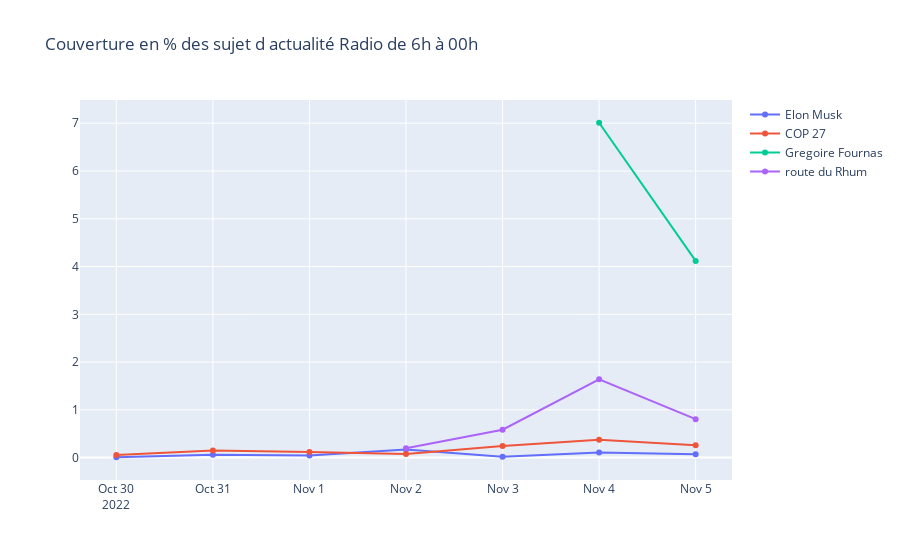

The cell this chart's notebook holds for it:
### Code cell
data_to_use = data_at_pick_hours_6_10[data_at_pick_hours_6_10.channel_name.isin(top_channels_radio )].copy()
data_percentage_elon = get_percentage_per_day(data_to_use[(data_to_use.keyword == 'elonmusk')])
data_percentage_cop27 = get_percentage_per_day(data_to_use[(data_to_use.keyword == 'cop27')])
data_percentage_routeduRhum = get_percentage_per_day(data_to_use[(data_to_use.keyword == 'routeduRhum')])
data_percentage_gregoirefournas = get_percentage_per_day(data_to_use[(data_to_use.keyword == 'gregoirefournas')])


fig = go.Figure()
fig.add_trace(go.Scatter(y=data_percentage_elon, x=data_percentage_elon.index, name='Elon Musk'))
fig.add_trace(go.Scatter(y=data_percentage_cop27, x=data_percentage_cop27.index, name='COP 27'))
fig.add_trace(go.Scatter(y=data_percentage_gregoirefournas, x=data_percentage_gregoirefournas.index, name='Gregoire Fournas'))
fig.add_trace(go.Scatter(y=data_percentage_routeduRhum, x=data_percentage_routeduRhum.index, name='route du Rhum'))
fig.update_layout(title='Couverture en % des sujet d actualité Radio de 6h à 00h')
fig.show()

### Figure 1 — Plotly figure (JSON) as saved in the notebook; plotly's stock layout.template omitted (floating-point values rounded to 4 significant figures)
{"data": [{"name": "Elon Musk", "x": ["2022-10-30T00:00:00", "2022-10-31T00:00:00", "2022-11-01T00:00:00", "2022-11-02T00:00:00", "2022-11-03T00:00:00", "2022-11-04T00:00:00", "2022-11-05T00:00:00"], "y": [0.007716, 0.05787, 0.0463, 0.1698, 0.01929, 0.108, 0.06944], "type": "scatter"}, {"name": "COP 27", "x": ["2022-10-30T00:00:00", "2022-10-31T00:00:00", "2022-11-01T00:00:00", "2022-11-02T00:00:00", "2022-11-03T00:00:00", "2022-11-04T00:00:00", "2022-11-05T00:00:00"], "y": [0.05342, 0.1496, 0.1175, 0.07479, 0.2457, 0.3739, 0.2564], "type": "scatter"}, {"name": "Gregoire Fournas", "x": ["2022-11-04T00:00:00", "2022-11-05T00:00:00"], "y": [7.01, 4.118], "type": "scatter"}, {"name": "route du Rhum", "x": ["2022-11-02T00:00:00", "2022-11-03T00:00:00", "2022-11-04T00:00:00", "2022-11-05T00:00:00"], "y": [0.1944, 0.5833, 1.639, 0.8056], "type": "scatter"}], "layout": {"title": {"text": "Couverture en % des sujet d actualité Radio de 6h à 00h"}}}
